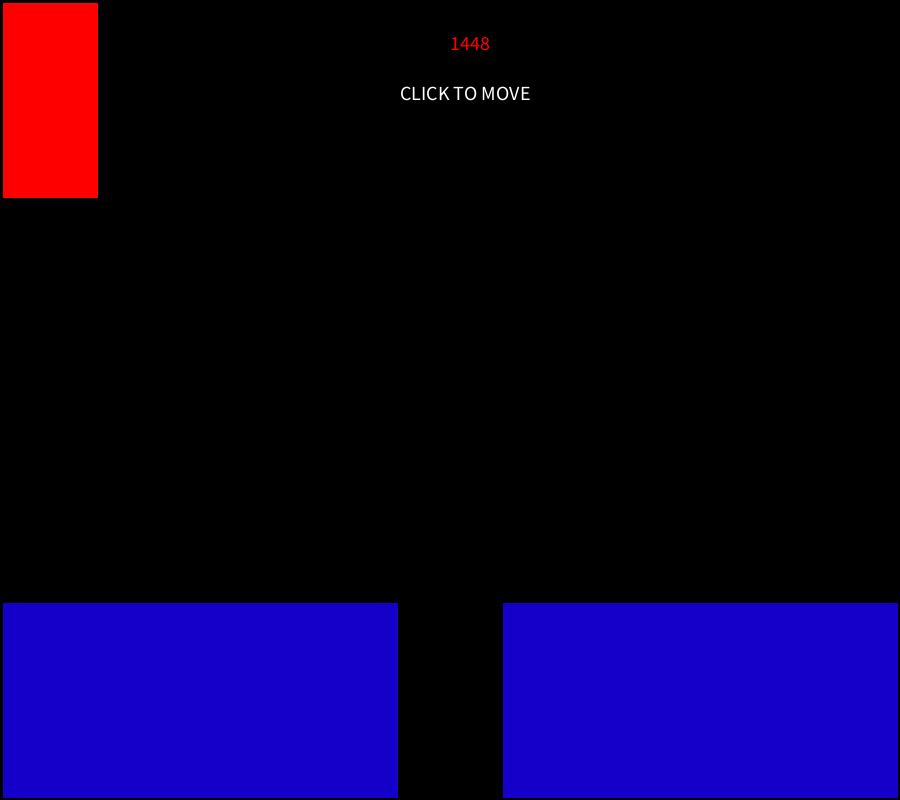
Frame 1 (no input)
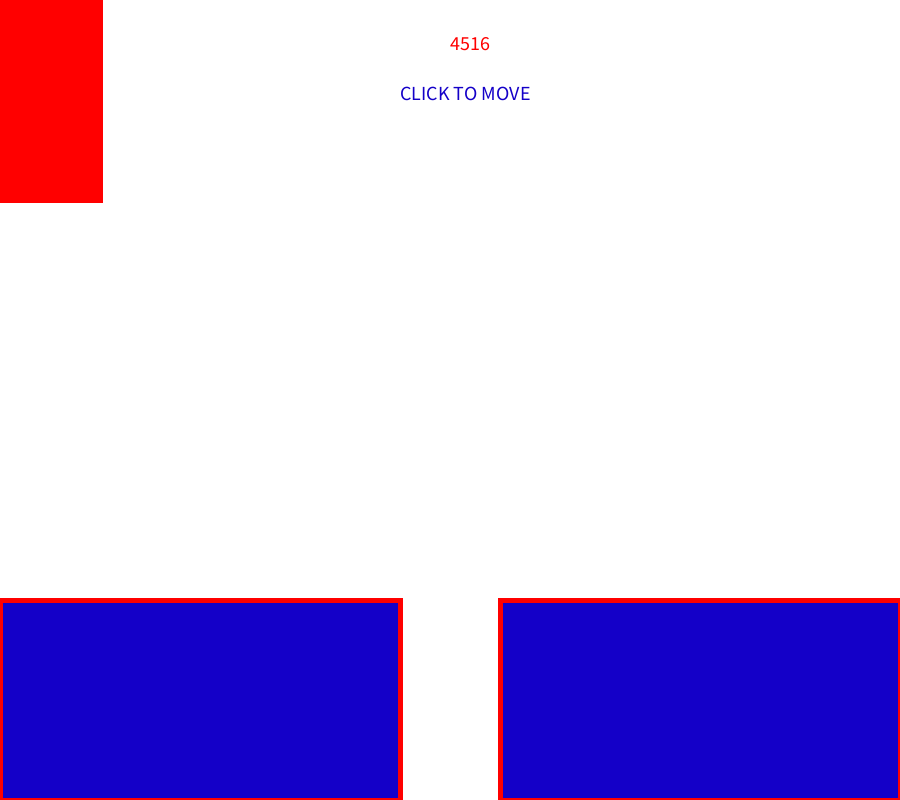
Frame 60 (the mouse pressed at the canvas centre just before this capture)
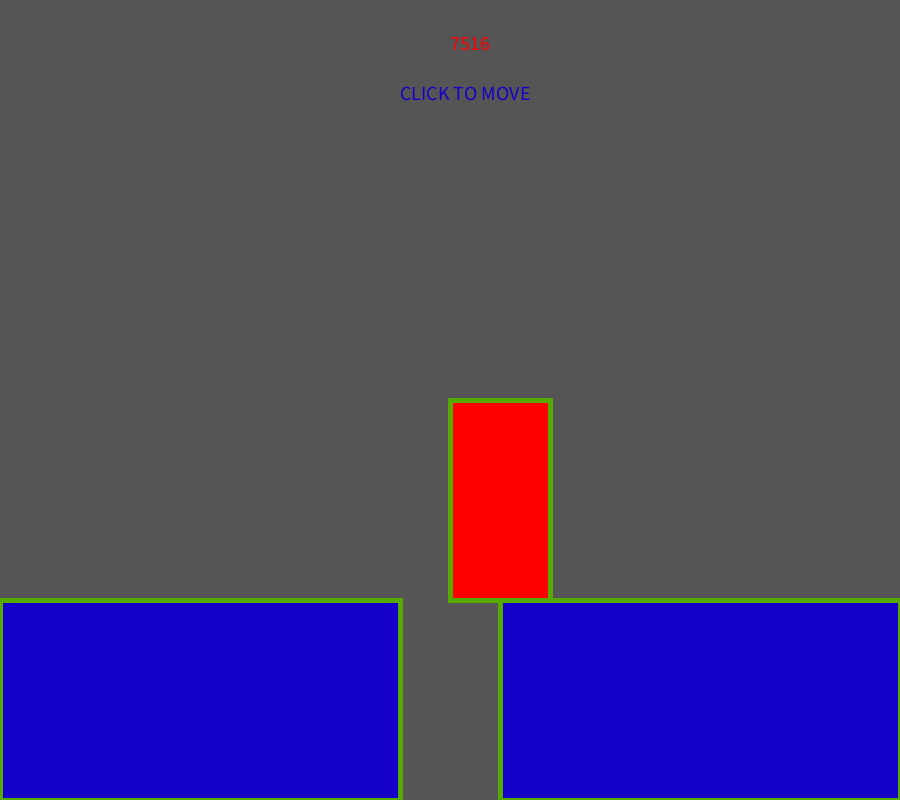
Frame 120 (the mouse held since frame 60 and released just before this capture)

The Processing sketch that drew these frames (run headless with seeded random() and noise(); from frame 60 on, the mouse is pressed at the canvas centre):

// Processing sketch: Week_3_HW
// ── Week_3_HW.pde
float xPos, yPos;
int Size = 50;
float targetx = 0;
float targety = 0;
float x = 0;
float y = 0;

int r;
float g;
int b;
int bk;

float rr;
float rg;
float rb;




void setup() {

  size (900, 800);
  xPos = width;
  yPos = height;
}

void mousePressed() {
  targetx = mouseX;
  targety = mouseY;
}


void returnAString(String string1) {
  println(string1 + "\n"); 

  frameRate(8);

  rr = random(10, 255);
  rg = random(0, 255);
  rb = random(20.255);

  fill(rr, rg, rb);

  textMode(CENTER);
  textSize(20);
  text(string1, width/2-50, height/2-100);
} 

void draw() {



  background(bk);
  bk = int(map(y, 0, height-200, 255, 0));
  
  textSize(20);
  text("CLICK TO MOVE", width/2-50, height-700);

  tmr(0);

  frameRate(20);

  x = lerp(x, targetx, 0.2);
  y = lerp(y, targety, 0.2);



  if (caldis(x, y) < 10  )
  {
   
    background(0);
    tmr(0);
    returnAString("COMPLETED");
   
  fill(rr, rb, rg);
  rect(x, y, 100, 200);

  fill(rr, rb, rg);
  rect(0, 600, 400, 200);

  fill(rr, r , rg);
  rect(500, 600, 400, 200);
    
  } else {
    strokeWeight(5);
  stroke(r, b, 0);
  r = int(map(y, 0, height-200, 255, 0));
  b = int(map(y, 0, height-200, 0, 255));



  fill(255, 0, 0);
  rect(x, y, 100, 200);

  fill(20, 0, 200);
  rect(0, 600, 400, 200);

  fill(20, 0, 200);
  rect(500, 600, 400, 200);

  noStroke();
  rect(targetx, targety, 0, 0);
  }

  
}

float caldis(float x, float y) {

  float dis;

  dis = sqrt(sq(x-400)+sq(y-600));

  return dis;
}

int tmr(int one) {

  one = millis();
  int dif;
 

  dif = one;
  
  
  fill(255, 0, 0);
  textSize(20);
  text(dif, width/2, height-750);
  return dif; 
}
